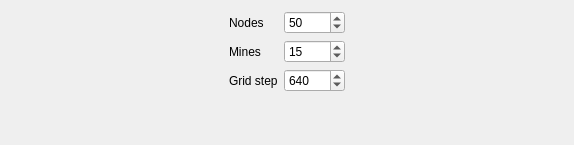
<?xml version="1.0" encoding="UTF-8"?>
<ui version="4.0">
 <class>DelaunayParametersWidget</class>
 <widget class="QWidget" name="DelaunayParametersWidget">
  <property name="geometry">
   <rect>
    <x>0</x>
    <y>0</y>
    <width>574</width>
    <height>145</height>
   </rect>
  </property>
  <property name="windowTitle">
   <string>Form</string>
  </property>
  <layout class="QHBoxLayout" name="horizontalLayout">
   <item>
    <spacer name="horizontalSpacer">
     <property name="orientation">
      <enum>Qt::Horizontal</enum>
     </property>
     <property name="sizeHint" stdset="0">
      <size>
       <width>180</width>
       <height>20</height>
      </size>
     </property>
    </spacer>
   </item>
   <item>
    <layout class="QFormLayout" name="formLayout">
     <item row="0" column="0">
      <widget class="QLabel" name="label">
       <property name="text">
        <string>Nodes</string>
       </property>
      </widget>
     </item>
     <item row="0" column="1">
      <widget class="QSpinBox" name="nodesSpinBox">
       <property name="minimum">
        <number>2</number>
       </property>
       <property name="maximum">
        <number>10000</number>
       </property>
       <property name="value">
        <number>50</number>
       </property>
      </widget>
     </item>
     <item row="1" column="0">
      <widget class="QLabel" name="label_2">
       <property name="text">
        <string>Mines</string>
       </property>
      </widget>
     </item>
     <item row="1" column="1">
      <widget class="QSpinBox" name="minesSpinBox">
       <property name="minimum">
        <number>1</number>
       </property>
       <property name="value">
        <number>15</number>
       </property>
      </widget>
     </item>
     <item row="2" column="0">
      <widget class="QLabel" name="label_3">
       <property name="text">
        <string>Grid step</string>
       </property>
      </widget>
     </item>
     <item row="2" column="1">
      <widget class="QSpinBox" name="gridStepSpinBox">
       <property name="minimum">
        <number>1</number>
       </property>
       <property name="maximum">
        <number>99999</number>
       </property>
       <property name="value">
        <number>640</number>
       </property>
      </widget>
     </item>
    </layout>
   </item>
   <item>
    <spacer name="horizontalSpacer_2">
     <property name="orientation">
      <enum>Qt::Horizontal</enum>
     </property>
     <property name="sizeHint" stdset="0">
      <size>
       <width>179</width>
       <height>20</height>
      </size>
     </property>
    </spacer>
   </item>
  </layout>
 </widget>
 <resources/>
 <connections/>
</ui>
